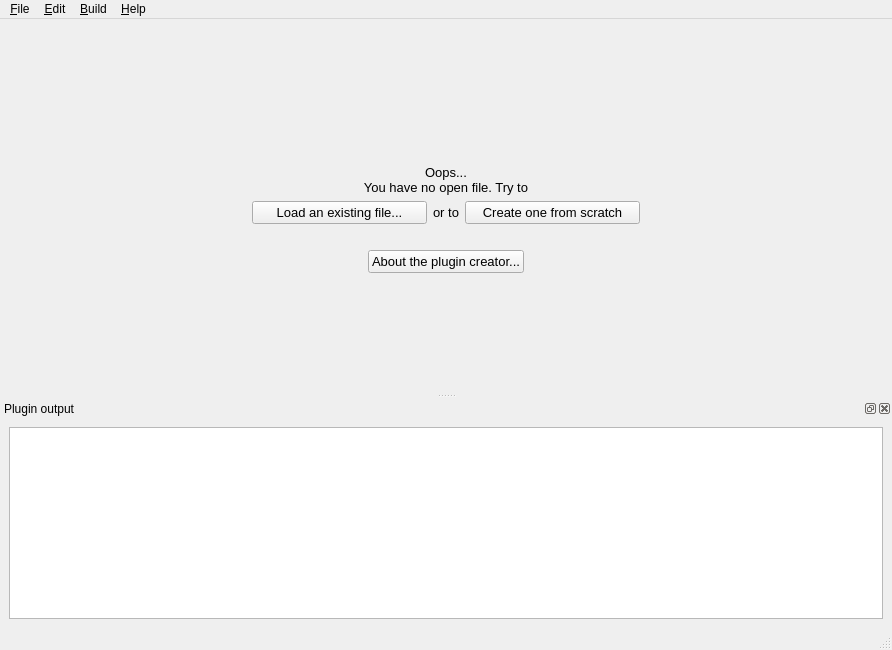
<?xml version="1.0" encoding="UTF-8"?>
<ui version="4.0">
 <class>PluginCreatorBase</class>
 <widget class="QMainWindow" name="PluginCreatorBase">
  <property name="geometry">
   <rect>
    <x>0</x>
    <y>0</y>
    <width>892</width>
    <height>650</height>
   </rect>
  </property>
  <widget class="QWidget" name="centralwidget">
   <layout class="QVBoxLayout" name="_2">
    <item>
     <widget class="QStackedWidget" name="stackedWidget">
      <property name="currentIndex">
       <number>1</number>
      </property>
      <widget class="QWidget" name="textScreen">
       <layout class="QGridLayout" name="gridLayout">
        <property name="leftMargin">
         <number>0</number>
        </property>
        <property name="topMargin">
         <number>0</number>
        </property>
        <property name="rightMargin">
         <number>0</number>
        </property>
        <property name="bottomMargin">
         <number>0</number>
        </property>
        <item row="0" column="0">
         <widget class="Ms::QmlEdit" name="textEdit">
          <property name="lineWrapMode">
           <enum>QPlainTextEdit::NoWrap</enum>
          </property>
         </widget>
        </item>
       </layout>
      </widget>
      <widget class="QWidget" name="welcomeScreen">
       <layout class="QVBoxLayout" name="verticalLayout_3">
        <item>
         <spacer name="verticalSpacer_2">
          <property name="orientation">
           <enum>Qt::Vertical</enum>
          </property>
          <property name="sizeHint" stdset="0">
           <size>
            <width>20</width>
            <height>40</height>
           </size>
          </property>
         </spacer>
        </item>
        <item>
         <layout class="QHBoxLayout" name="horizontalLayout_6">
          <item>
           <spacer name="horizontalSpacer">
            <property name="orientation">
             <enum>Qt::Horizontal</enum>
            </property>
            <property name="sizeHint" stdset="0">
             <size>
              <width>40</width>
              <height>20</height>
             </size>
            </property>
           </spacer>
          </item>
          <item>
           <widget class="QLabel" name="pixmapMS">
            <property name="text">
             <string/>
            </property>
            <property name="pixmap">
             <pixmap resource="../musescore.qrc">:/data/musescore_logo_full.png</pixmap>
            </property>
           </widget>
          </item>
          <item>
           <spacer name="horizontalSpacer_2">
            <property name="orientation">
             <enum>Qt::Horizontal</enum>
            </property>
            <property name="sizeHint" stdset="0">
             <size>
              <width>40</width>
              <height>20</height>
             </size>
            </property>
           </spacer>
          </item>
         </layout>
        </item>
        <item>
         <widget class="QLabel" name="label1">
          <property name="font">
           <font>
            <pointsize>10</pointsize>
           </font>
          </property>
          <property name="text">
           <string>Oops...
You have no open file. Try to</string>
          </property>
          <property name="alignment">
           <set>Qt::AlignCenter</set>
          </property>
         </widget>
        </item>
        <item>
         <layout class="QHBoxLayout" name="horizontalLayout_4">
          <item>
           <spacer name="horizontalSpacer_3">
            <property name="orientation">
             <enum>Qt::Horizontal</enum>
            </property>
            <property name="sizeHint" stdset="0">
             <size>
              <width>40</width>
              <height>20</height>
             </size>
            </property>
           </spacer>
          </item>
          <item>
           <widget class="QPushButton" name="buttonLoad">
            <property name="sizePolicy">
             <sizepolicy hsizetype="Fixed" vsizetype="Fixed">
              <horstretch>0</horstretch>
              <verstretch>0</verstretch>
             </sizepolicy>
            </property>
            <property name="minimumSize">
             <size>
              <width>175</width>
              <height>0</height>
             </size>
            </property>
            <property name="font">
             <font>
              <pointsize>10</pointsize>
             </font>
            </property>
            <property name="cursor">
             <cursorShape>PointingHandCursor</cursorShape>
            </property>
            <property name="text">
             <string>Load an existing file...</string>
            </property>
           </widget>
          </item>
          <item>
           <widget class="QLabel" name="label_3">
            <property name="font">
             <font>
              <pointsize>10</pointsize>
             </font>
            </property>
            <property name="text">
             <string>or to</string>
            </property>
           </widget>
          </item>
          <item>
           <widget class="QPushButton" name="buttonNew">
            <property name="sizePolicy">
             <sizepolicy hsizetype="Fixed" vsizetype="Fixed">
              <horstretch>0</horstretch>
              <verstretch>0</verstretch>
             </sizepolicy>
            </property>
            <property name="minimumSize">
             <size>
              <width>175</width>
              <height>0</height>
             </size>
            </property>
            <property name="font">
             <font>
              <pointsize>10</pointsize>
             </font>
            </property>
            <property name="cursor">
             <cursorShape>PointingHandCursor</cursorShape>
            </property>
            <property name="text">
             <string>Create one from scratch</string>
            </property>
           </widget>
          </item>
          <item>
           <spacer name="horizontalSpacer_4">
            <property name="orientation">
             <enum>Qt::Horizontal</enum>
            </property>
            <property name="sizeHint" stdset="0">
             <size>
              <width>40</width>
              <height>20</height>
             </size>
            </property>
           </spacer>
          </item>
         </layout>
        </item>
        <item>
         <widget class="QLabel" name="pixmapPlugins">
          <property name="layoutDirection">
           <enum>Qt::RightToLeft</enum>
          </property>
          <property name="pixmap">
           <pixmap resource="../musescore.qrc">:/data/MuseScorePlugins_Logo.svg</pixmap>
          </property>
          <property name="alignment">
           <set>Qt::AlignCenter</set>
          </property>
          <property name="textInteractionFlags">
           <set>Qt::NoTextInteraction</set>
          </property>
          <property name="buddy">
           <cstring>buttonAboutPluginCreator</cstring>
          </property>
         </widget>
        </item>
        <item>
         <layout class="QHBoxLayout" name="horizontalLayout_5">
          <item>
           <widget class="QPushButton" name="buttonAboutPluginCreator">
            <property name="sizePolicy">
             <sizepolicy hsizetype="Fixed" vsizetype="Fixed">
              <horstretch>0</horstretch>
              <verstretch>0</verstretch>
             </sizepolicy>
            </property>
            <property name="minimumSize">
             <size>
              <width>150</width>
              <height>0</height>
             </size>
            </property>
            <property name="font">
             <font>
              <pointsize>10</pointsize>
             </font>
            </property>
            <property name="cursor">
             <cursorShape>PointingHandCursor</cursorShape>
            </property>
            <property name="text">
             <string>About the plugin creator...</string>
            </property>
           </widget>
          </item>
         </layout>
        </item>
        <item>
         <spacer name="verticalSpacer">
          <property name="orientation">
           <enum>Qt::Vertical</enum>
          </property>
          <property name="sizeHint" stdset="0">
           <size>
            <width>20</width>
            <height>40</height>
           </size>
          </property>
         </spacer>
        </item>
       </layout>
      </widget>
     </widget>
    </item>
   </layout>
  </widget>
  <widget class="QMenuBar" name="menubar">
   <property name="geometry">
    <rect>
     <x>0</x>
     <y>0</y>
     <width>892</width>
     <height>18</height>
    </rect>
   </property>
   <widget class="QMenu" name="menuFile">
    <property name="title">
     <string>&amp;File</string>
    </property>
    <property name="toolTipsVisible">
     <bool>true</bool>
    </property>
    <addaction name="actionNew"/>
    <addaction name="actionOpen"/>
    <addaction name="actionSave"/>
    <addaction name="separator"/>
    <addaction name="actionSaveAs"/>
    <addaction name="actionReload"/>
    <addaction name="actionClose"/>
    <addaction name="separator"/>
    <addaction name="actionQuit"/>
   </widget>
   <widget class="QMenu" name="menuHelp">
    <property name="title">
     <string>&amp;Help</string>
    </property>
    <property name="toolTipsVisible">
     <bool>true</bool>
    </property>
    <addaction name="actionManual"/>
    <addaction name="separator"/>
    <addaction name="actionAboutPluginCreator"/>
   </widget>
   <widget class="QMenu" name="menuEdit">
    <property name="title">
     <string>&amp;Edit</string>
    </property>
    <property name="toolTipsVisible">
     <bool>true</bool>
    </property>
    <widget class="QMenu" name="menuSwitch_lines">
     <property name="title">
      <string>Switch lines</string>
     </property>
     <addaction name="actionMoveLineDown"/>
     <addaction name="actionMoveLineUp"/>
    </widget>
    <widget class="QMenu" name="menuFont_size">
     <property name="title">
      <string>Font size</string>
     </property>
     <addaction name="actionIncreaseFontSize"/>
     <addaction name="actionDecreaseFontSize"/>
     <addaction name="actionResetFontSize"/>
    </widget>
    <addaction name="actionUndo"/>
    <addaction name="actionRedo"/>
    <addaction name="separator"/>
    <addaction name="actionDuplicateLine"/>
    <addaction name="menuSwitch_lines"/>
    <addaction name="separator"/>
    <addaction name="menuFont_size"/>
   </widget>
   <widget class="QMenu" name="menu_Build">
    <property name="title">
     <string>&amp;Build</string>
    </property>
    <addaction name="actionRun"/>
    <addaction name="actionStop"/>
    <addaction name="separator"/>
    <addaction name="actionShowLog"/>
    <addaction name="actionClearLog"/>
   </widget>
   <addaction name="menuFile"/>
   <addaction name="menuEdit"/>
   <addaction name="menu_Build"/>
   <addaction name="menuHelp"/>
  </widget>
  <widget class="QStatusBar" name="statusbar"/>
  <widget class="QDockWidget" name="logDock">
   <property name="windowTitle">
    <string>Plugin output</string>
   </property>
   <attribute name="dockWidgetArea">
    <number>8</number>
   </attribute>
   <widget class="QWidget" name="logDockLayout">
    <layout class="QHBoxLayout" name="horizontalLayout">
     <item>
      <widget class="Ms::Console" name="log">
       <property name="lineWrapMode">
        <enum>QPlainTextEdit::NoWrap</enum>
       </property>
       <property name="readOnly">
        <bool>true</bool>
       </property>
      </widget>
     </item>
    </layout>
   </widget>
  </widget>
  <action name="actionNew">
   <property name="text">
    <string>New</string>
   </property>
   <property name="toolTip">
    <string>Create a new file</string>
   </property>
   <property name="iconVisibleInMenu">
    <bool>true</bool>
   </property>
   <property name="shortcutVisibleInContextMenu">
    <bool>true</bool>
   </property>
  </action>
  <action name="actionOpen">
   <property name="text">
    <string>Open...</string>
   </property>
   <property name="toolTip">
    <string>Open a file...</string>
   </property>
   <property name="iconVisibleInMenu">
    <bool>true</bool>
   </property>
   <property name="shortcutVisibleInContextMenu">
    <bool>true</bool>
   </property>
  </action>
  <action name="actionSave">
   <property name="text">
    <string>Save</string>
   </property>
   <property name="toolTip">
    <string>Save</string>
   </property>
   <property name="iconVisibleInMenu">
    <bool>true</bool>
   </property>
   <property name="shortcutVisibleInContextMenu">
    <bool>true</bool>
   </property>
  </action>
  <action name="actionManual">
   <property name="text">
    <string>Manual</string>
   </property>
   <property name="toolTip">
    <string>Open the manual</string>
   </property>
   <property name="iconVisibleInMenu">
    <bool>true</bool>
   </property>
   <property name="shortcutVisibleInContextMenu">
    <bool>true</bool>
   </property>
  </action>
  <action name="actionUndo">
   <property name="text">
    <string>Undo</string>
   </property>
   <property name="iconVisibleInMenu">
    <bool>true</bool>
   </property>
   <property name="shortcutVisibleInContextMenu">
    <bool>true</bool>
   </property>
  </action>
  <action name="actionRedo">
   <property name="text">
    <string>Redo</string>
   </property>
   <property name="iconVisibleInMenu">
    <bool>true</bool>
   </property>
   <property name="shortcutVisibleInContextMenu">
    <bool>true</bool>
   </property>
  </action>
  <action name="actionQuit">
   <property name="text">
    <string>Close Plugin Creator</string>
   </property>
   <property name="iconVisibleInMenu">
    <bool>true</bool>
   </property>
   <property name="shortcutVisibleInContextMenu">
    <bool>true</bool>
   </property>
  </action>
  <action name="actionReload">
   <property name="text">
    <string>Reload</string>
   </property>
   <property name="toolTip">
    <string>Reload current plugin source</string>
   </property>
  </action>
  <action name="actionSaveAs">
   <property name="text">
    <string>Save As...</string>
   </property>
   <property name="toolTip">
    <string>Save As...</string>
   </property>
   <property name="iconVisibleInMenu">
    <bool>true</bool>
   </property>
   <property name="shortcutVisibleInContextMenu">
    <bool>true</bool>
   </property>
  </action>
  <action name="actionRun">
   <property name="text">
    <string>Run</string>
   </property>
   <property name="toolTip">
    <string>Run plugin (F9)</string>
   </property>
   <property name="whatsThis">
    <string>Click here to run your code.</string>
   </property>
   <property name="shortcutVisibleInContextMenu">
    <bool>true</bool>
   </property>
  </action>
  <action name="actionStop">
   <property name="text">
    <string>Stop</string>
   </property>
   <property name="toolTip">
    <string>Stop plugin (Shift + F9)</string>
   </property>
   <property name="whatsThis">
    <string>Click here to stop running code.</string>
   </property>
   <property name="shortcutVisibleInContextMenu">
    <bool>true</bool>
   </property>
  </action>
  <action name="actionAboutPluginCreator">
   <property name="text">
    <string>About the plugin creator</string>
   </property>
   <property name="toolTip">
    <string>About MuseScore's plugin creator</string>
   </property>
   <property name="shortcutVisibleInContextMenu">
    <bool>true</bool>
   </property>
  </action>
  <action name="actionClose">
   <property name="text">
    <string>Close current plugin source</string>
   </property>
   <property name="shortcutVisibleInContextMenu">
    <bool>true</bool>
   </property>
  </action>
  <action name="actionDuplicateLine">
   <property name="text">
    <string>Duplicate line</string>
   </property>
   <property name="toolTip">
    <string>Duplicate current line</string>
   </property>
  </action>
  <action name="actionClearLog">
   <property name="text">
    <string>Clear Log</string>
   </property>
   <property name="toolTip">
    <string>Clear the log.</string>
   </property>
  </action>
  <action name="actionMoveLineUp">
   <property name="text">
    <string>Move line up</string>
   </property>
   <property name="toolTip">
    <string>Move line or selection's line(s) up</string>
   </property>
  </action>
  <action name="actionMoveLineDown">
   <property name="text">
    <string>Move line down</string>
   </property>
   <property name="toolTip">
    <string>Move line or selection's line(s) down</string>
   </property>
  </action>
  <action name="actionIncreaseFontSize">
   <property name="text">
    <string>Increase font size</string>
   </property>
  </action>
  <action name="actionDecreaseFontSize">
   <property name="text">
    <string>Decrease font size</string>
   </property>
  </action>
  <action name="actionResetFontSize">
   <property name="text">
    <string>Reset font size</string>
   </property>
  </action>
  <action name="actionShowLog">
   <property name="text">
    <string>Show log</string>
   </property>
  </action>
 </widget>
 <customwidgets>
  <customwidget>
   <class>Ms::QmlEdit</class>
   <extends>QPlainTextEdit</extends>
   <header>scriptInterface/qmledit.h</header>
  </customwidget>
  <customwidget>
   <class>Ms::Console</class>
   <extends>QPlainTextEdit</extends>
   <header>scriptInterface/console.h</header>
  </customwidget>
 </customwidgets>
 <resources>
  <include location="../musescore.qrc"/>
 </resources>
 <connections/>
</ui>
